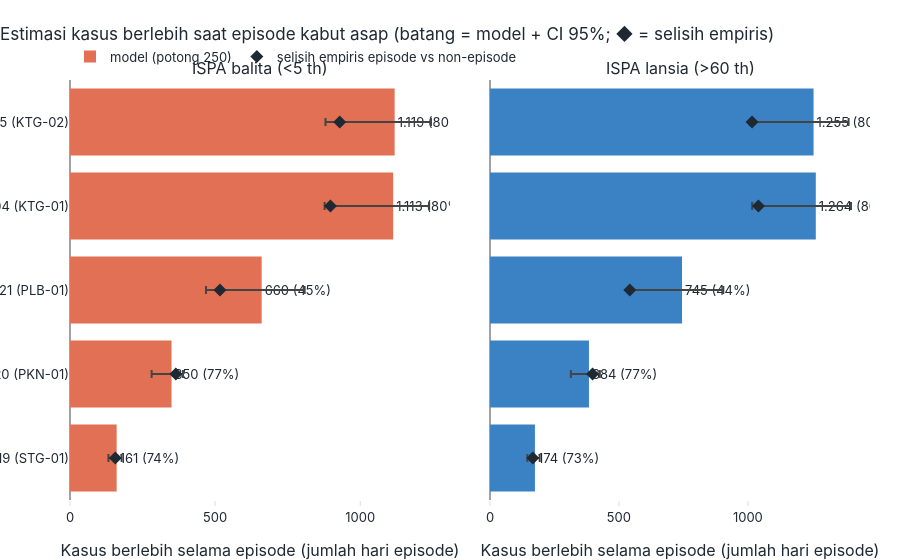

This figure's notebook cell:
### Code cell
fig = make_subplots(rows=1, cols=2, shared_yaxes=True, horizontal_spacing=0.05, subplot_titles=("ISPA balita (<5 th)", "ISPA lansia (>60 th)"))
for i, c in enumerate((bl_a, bl_b), 1):
    x = EX[EX.kasus == M.NAMA_KASUS[c]].sort_values("berlebih_model")
    wrn = "#E17055" if i == 1 else "#3B82C4"
    fig.add_bar(y=x.hospital_id + " (" + x.kode_stasiun + ")", x=x.berlebih_model, orientation="h", marker_color=wrn, name="model (potong 250)", showlegend=(i == 1),
                error_x=dict(type="data", symmetric=False, array=(x.atas - x.berlebih_model).values, arrayminus=(x.berlebih_model - x.bawah).values),
                text=[f"{fl(v, 0)} ({fl(p, 0)}%)" for v, p in zip(x.berlebih_model, x.persen_dari_kasus)], textposition="outside", row=1, col=i)
    fig.add_trace(go.Scatter(x=x.berlebih_empiris, y=x.hospital_id + " (" + x.kode_stasiun + ")", mode="markers", marker=dict(symbol="diamond", size=10, color=style.WARNA_TEKS), name="selisih empiris episode vs non-episode", showlegend=(i == 1)), row=1, col=i)
fig.update_xaxes(title_text="Kasus berlebih selama episode (jumlah hari episode)")
style.terapkan(fig, "Estimasi kasus berlebih saat episode kabut asap (batang = model + CI 95%; ◆ = selisih empiris)", 560)
simpan(fig, "05_2_kasus_berlebih_episode", 560); fig.show()

### Figure 1 — Plotly figure (JSON) as saved in the notebook; plotly's stock layout.template omitted (floating-point values rounded to 4 significant figures)
{"data": [{"error_x": {"array": [17.13, 39.61, 148.1, 124.0, 125.3], "arrayminus": [28.32, 68.68, 191.8, 236.2, 238.3], "symmetric": false, "type": "data"}, "marker": {"color": "#E17055"}, "name": "model (potong 250)", "orientation": "h", "showlegend": true, "text": ["161 (74%)", "350 (77%)", "660 (45%)", "1.113 (80%)", "1.119 (80%)"], "textposition": "outside", "type": "bar", "x": [160.8, 349.8, 660.3, 1113.0, 1119.0], "xaxis": "x", "y": ["RS-XXX-19 (STG-01)", "RS-XXX-20 (PKN-01)", "RS-XXX-21 (PLB-01)", "RS-XXX-04 (KTG-01)", "RS-XXX-05 (KTG-02)"], "yaxis": "y"}, {"marker": {"color": "#1F2933", "size": 10, "symbol": "diamond"}, "mode": "markers", "name": "selisih empiris episode vs non-episode", "showlegend": true, "type": "scatter", "x": [156.2, 364.6, 516.7, 897.3, 929.3], "xaxis": "x", "y": ["RS-XXX-19 (STG-01)", "RS-XXX-20 (PKN-01)", "RS-XXX-21 (PLB-01)", "RS-XXX-04 (KTG-01)", "RS-XXX-05 (KTG-02)"], "yaxis": "y"}, {"error_x": {"array": [18.56, 42.17, 160.2, 135.8, 136.5], "arrayminus": [29.41, 70.1, 202.3, 245.2, 246.8], "symmetric": false, "type": "data"}, "marker": {"color": "#3B82C4"}, "name": "model (potong 250)", "orientation": "h", "showlegend": false, "text": ["174 (73%)", "384 (77%)", "745 (44%)", "1.255 (80%)", "1.264 (80%)"], "textposition": "outside", "type": "bar", "x": [174.3, 383.8, 744.7, 1255.0, 1264.0], "xaxis": "x2", "y": ["RS-XXX-19 (STG-01)", "RS-XXX-20 (PKN-01)", "RS-XXX-21 (PLB-01)", "RS-XXX-05 (KTG-02)", "RS-XXX-04 (KTG-01)"], "yaxis": "y2"}, {"marker": {"color": "#1F2933", "size": 10, "symbol": "diamond"}, "mode": "markers", "name": "selisih empiris episode vs non-episode", "showlegend": false, "type": "scatter", "x": [166.2, 397.8, 542.3, 1016.0, 1041.0], "xaxis": "x2", "y": ["RS-XXX-19 (STG-01)", "RS-XXX-20 (PKN-01)", "RS-XXX-21 (PLB-01)", "RS-XXX-05 (KTG-02)", "RS-XXX-04 (KTG-01)"], "yaxis": "y2"}], "layout": {"annotations": [{"font": {"size": 16}, "showarrow": false, "text": "ISPA balita (<5 th)", "x": 0.2375, "xanchor": "center", "xref": "paper", "y": 1.0, "yanchor": "bottom", "yref": "paper"}, {"font": {"size": 16}, "showarrow": false, "text": "ISPA lansia (>60 th)", "x": 0.7625, "xanchor": "center", "xref": "paper", "y": 1.0, "yanchor": "bottom", "yref": "paper"}], "height": 560, "title": {"text": "Estimasi kasus berlebih saat episode kabut asap (batang = model + CI 95%; ◆ = selisih empiris)"}, "xaxis": {"anchor": "y", "domain": [0.0, 0.475], "title": {"text": "Kasus berlebih selama episode (jumlah hari episode)"}}, "xaxis2": {"anchor": "y2", "domain": [0.525, 1.0], "title": {"text": "Kasus berlebih selama episode (jumlah hari episode)"}}, "yaxis": {"anchor": "x", "domain": [0.0, 1.0]}, "yaxis2": {"anchor": "x2", "domain": [0.0, 1.0], "matches": "y", "showticklabels": false}}}
